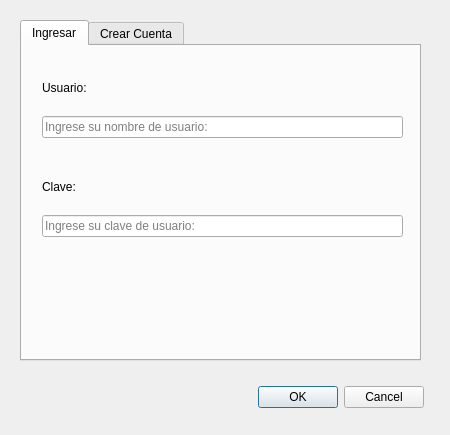
<?xml version="1.0" encoding="UTF-8"?>
<ui version="4.0">
 <class>Dialog</class>
 <widget class="QDialog" name="Dialog">
  <property name="geometry">
   <rect>
    <x>0</x>
    <y>0</y>
    <width>450</width>
    <height>435</height>
   </rect>
  </property>
  <property name="minimumSize">
   <size>
    <width>400</width>
    <height>400</height>
   </size>
  </property>
  <property name="windowTitle">
   <string>Dialog</string>
  </property>
  <widget class="QTabWidget" name="tab">
   <property name="geometry">
    <rect>
     <x>20</x>
     <y>20</y>
     <width>401</width>
     <height>341</height>
    </rect>
   </property>
   <property name="tabPosition">
    <enum>QTabWidget::North</enum>
   </property>
   <property name="tabShape">
    <enum>QTabWidget::Rounded</enum>
   </property>
   <property name="currentIndex">
    <number>0</number>
   </property>
   <widget class="QWidget" name="Ingresar">
    <attribute name="title">
     <string>Ingresar</string>
    </attribute>
    <widget class="QWidget" name="verticalLayoutWidget_2">
     <property name="geometry">
      <rect>
       <x>20</x>
       <y>20</y>
       <width>361</width>
       <height>241</height>
      </rect>
     </property>
     <layout class="QVBoxLayout" name="verticalLayout_2">
      <item>
       <widget class="QLabel" name="label_5">
        <property name="text">
         <string>Usuario:</string>
        </property>
        <property name="buddy">
         <cstring>login_user_name</cstring>
        </property>
       </widget>
      </item>
      <item>
       <widget class="QLineEdit" name="login_user_name">
        <property name="minimumSize">
         <size>
          <width>271</width>
          <height>0</height>
         </size>
        </property>
        <property name="placeholderText">
         <string>Ingrese su nombre de usuario:</string>
        </property>
       </widget>
      </item>
      <item>
       <spacer name="horizontalSpacer_4">
        <property name="orientation">
         <enum>Qt::Horizontal</enum>
        </property>
        <property name="sizeHint" stdset="0">
         <size>
          <width>40</width>
          <height>20</height>
         </size>
        </property>
       </spacer>
      </item>
      <item>
       <widget class="QLabel" name="label_6">
        <property name="text">
         <string>Clave:</string>
        </property>
        <property name="buddy">
         <cstring>login_user_pass</cstring>
        </property>
       </widget>
      </item>
      <item>
       <widget class="QLineEdit" name="login_user_pass">
        <property name="minimumSize">
         <size>
          <width>271</width>
          <height>0</height>
         </size>
        </property>
        <property name="echoMode">
         <enum>QLineEdit::Password</enum>
        </property>
        <property name="placeholderText">
         <string>Ingrese su clave de usuario:</string>
        </property>
       </widget>
      </item>
      <item>
       <spacer name="horizontalSpacer_5">
        <property name="orientation">
         <enum>Qt::Horizontal</enum>
        </property>
        <property name="sizeHint" stdset="0">
         <size>
          <width>40</width>
          <height>20</height>
         </size>
        </property>
       </spacer>
      </item>
      <item>
       <widget class="QLabel" name="log_error">
        <property name="styleSheet">
         <string notr="true">color: rgb(255, 0, 0);</string>
        </property>
        <property name="text">
         <string/>
        </property>
       </widget>
      </item>
     </layout>
    </widget>
   </widget>
   <widget class="QWidget" name="CrearCuenta">
    <attribute name="title">
     <string>Crear Cuenta</string>
    </attribute>
    <widget class="QWidget" name="verticalLayoutWidget">
     <property name="geometry">
      <rect>
       <x>20</x>
       <y>20</y>
       <width>361</width>
       <height>271</height>
      </rect>
     </property>
     <layout class="QVBoxLayout" name="verticalLayout">
      <item>
       <widget class="QLabel" name="label_2">
        <property name="text">
         <string>Usuario:</string>
        </property>
       </widget>
      </item>
      <item>
       <widget class="QLineEdit" name="new_user_name">
        <property name="minimumSize">
         <size>
          <width>271</width>
          <height>0</height>
         </size>
        </property>
        <property name="placeholderText">
         <string>Ingrese el nombre del nuevo usuario:</string>
        </property>
       </widget>
      </item>
      <item>
       <spacer name="horizontalSpacer_3">
        <property name="orientation">
         <enum>Qt::Horizontal</enum>
        </property>
        <property name="sizeHint" stdset="0">
         <size>
          <width>40</width>
          <height>20</height>
         </size>
        </property>
       </spacer>
      </item>
      <item>
       <widget class="QLabel" name="label_3">
        <property name="text">
         <string>Clave:</string>
        </property>
       </widget>
      </item>
      <item>
       <widget class="QLineEdit" name="new_user_pass_1">
        <property name="minimumSize">
         <size>
          <width>271</width>
          <height>0</height>
         </size>
        </property>
        <property name="echoMode">
         <enum>QLineEdit::Password</enum>
        </property>
        <property name="placeholderText">
         <string>Ingrese la clave del nuevo usuario:</string>
        </property>
       </widget>
      </item>
      <item>
       <spacer name="horizontalSpacer">
        <property name="orientation">
         <enum>Qt::Horizontal</enum>
        </property>
        <property name="sizeHint" stdset="0">
         <size>
          <width>40</width>
          <height>20</height>
         </size>
        </property>
       </spacer>
      </item>
      <item>
       <widget class="QLabel" name="label_4">
        <property name="text">
         <string>Confirmar clave:</string>
        </property>
       </widget>
      </item>
      <item>
       <widget class="QLineEdit" name="new_user_pass_2">
        <property name="minimumSize">
         <size>
          <width>271</width>
          <height>0</height>
         </size>
        </property>
        <property name="echoMode">
         <enum>QLineEdit::Password</enum>
        </property>
        <property name="placeholderText">
         <string>Ingrese nuevamente la clave del nuevo usuario:</string>
        </property>
       </widget>
      </item>
      <item>
       <widget class="QLabel" name="sig_error">
        <property name="styleSheet">
         <string notr="true">color: rgb(255, 0, 0);</string>
        </property>
        <property name="text">
         <string/>
        </property>
       </widget>
      </item>
     </layout>
    </widget>
   </widget>
  </widget>
  <widget class="QDialogButtonBox" name="buttonBox">
   <property name="geometry">
    <rect>
     <x>250</x>
     <y>380</y>
     <width>174</width>
     <height>34</height>
    </rect>
   </property>
   <property name="standardButtons">
    <set>QDialogButtonBox::Cancel|QDialogButtonBox::Ok</set>
   </property>
  </widget>
 </widget>
 <tabstops>
  <tabstop>tab</tabstop>
  <tabstop>login_user_name</tabstop>
  <tabstop>login_user_pass</tabstop>
  <tabstop>new_user_name</tabstop>
  <tabstop>new_user_pass_1</tabstop>
  <tabstop>new_user_pass_2</tabstop>
 </tabstops>
 <resources/>
 <connections>
  <connection>
   <sender>buttonBox</sender>
   <signal>accepted()</signal>
   <receiver>Dialog</receiver>
   <slot>accept()</slot>
   <hints>
    <hint type="sourcelabel">
     <x>286</x>
     <y>404</y>
    </hint>
    <hint type="destinationlabel">
     <x>166</x>
     <y>390</y>
    </hint>
   </hints>
  </connection>
  <connection>
   <sender>buttonBox</sender>
   <signal>rejected()</signal>
   <receiver>Dialog</receiver>
   <slot>reject()</slot>
   <hints>
    <hint type="sourcelabel">
     <x>392</x>
     <y>398</y>
    </hint>
    <hint type="destinationlabel">
     <x>68</x>
     <y>387</y>
    </hint>
   </hints>
  </connection>
 </connections>
</ui>
